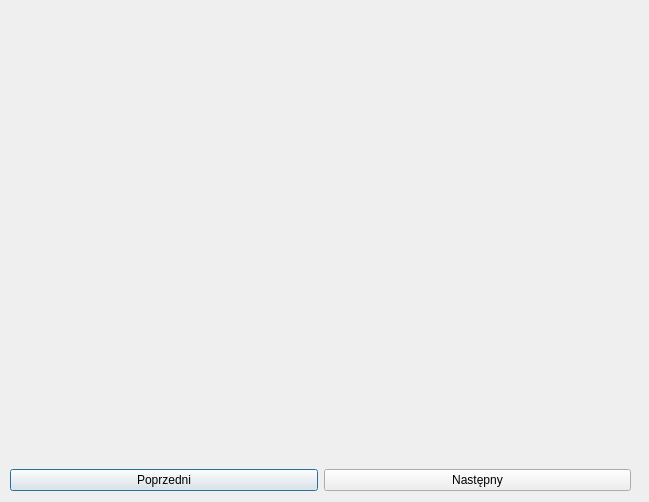
<?xml version="1.0" encoding="UTF-8"?>
<ui version="4.0">
 <class>Dialog</class>
 <widget class="QDialog" name="Dialog">
  <property name="geometry">
   <rect>
    <x>0</x>
    <y>0</y>
    <width>649</width>
    <height>502</height>
   </rect>
  </property>
  <property name="windowTitle">
   <string>Dialog</string>
  </property>
  <widget class="QWidget" name="verticalLayoutWidget">
   <property name="geometry">
    <rect>
     <x>10</x>
     <y>10</y>
     <width>621</width>
     <height>481</height>
    </rect>
   </property>
   <layout class="QVBoxLayout" name="verticalLayout">
    <item>
     <widget class="QLabel" name="label">
      <property name="minimumSize">
       <size>
        <width>0</width>
        <height>404</height>
       </size>
      </property>
      <property name="text">
       <string/>
      </property>
      <property name="alignment">
       <set>Qt::AlignCenter</set>
      </property>
     </widget>
    </item>
    <item>
     <layout class="QHBoxLayout" name="horizontalLayout">
      <item>
       <widget class="QPushButton" name="pushButton_2">
        <property name="text">
         <string>Poprzedni</string>
        </property>
       </widget>
      </item>
      <item>
       <widget class="QPushButton" name="pushButton">
        <property name="text">
         <string>Następny</string>
        </property>
       </widget>
      </item>
     </layout>
    </item>
   </layout>
  </widget>
 </widget>
 <resources/>
 <connections/>
</ui>
